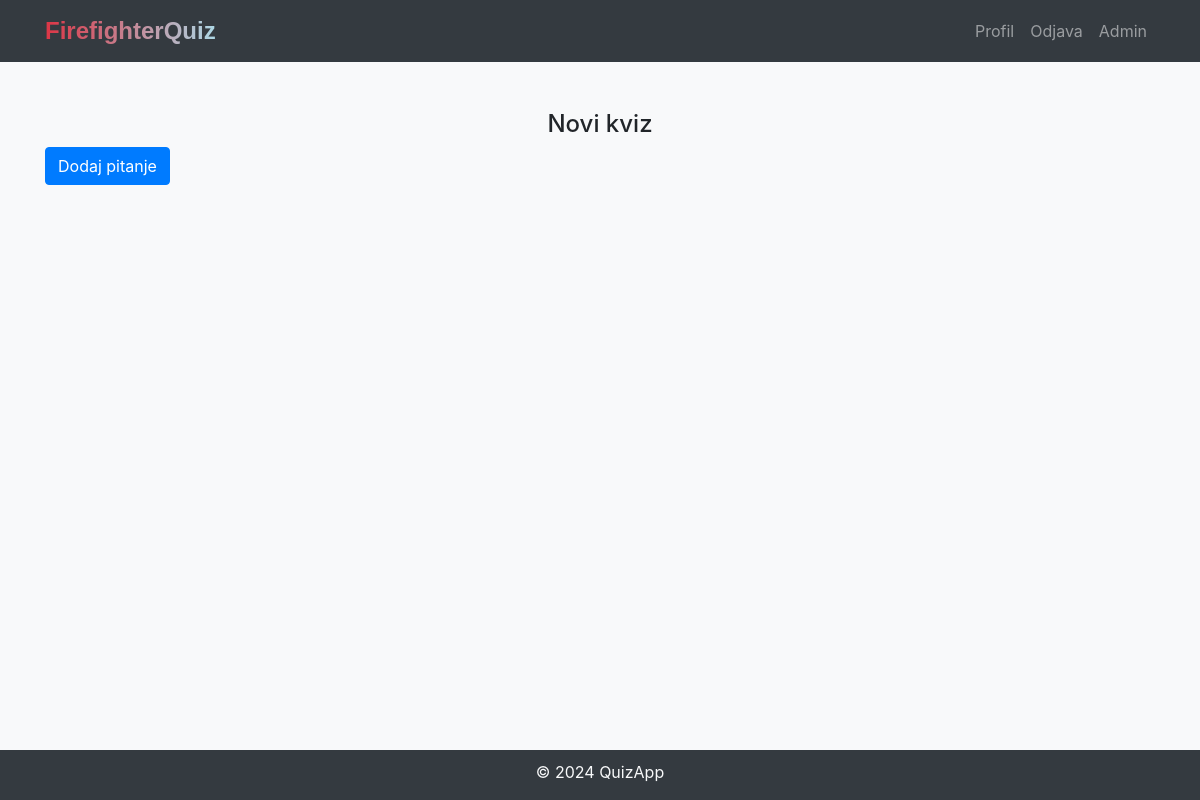
The page /list_questions/5 (signed in) on the database as committed earlier.
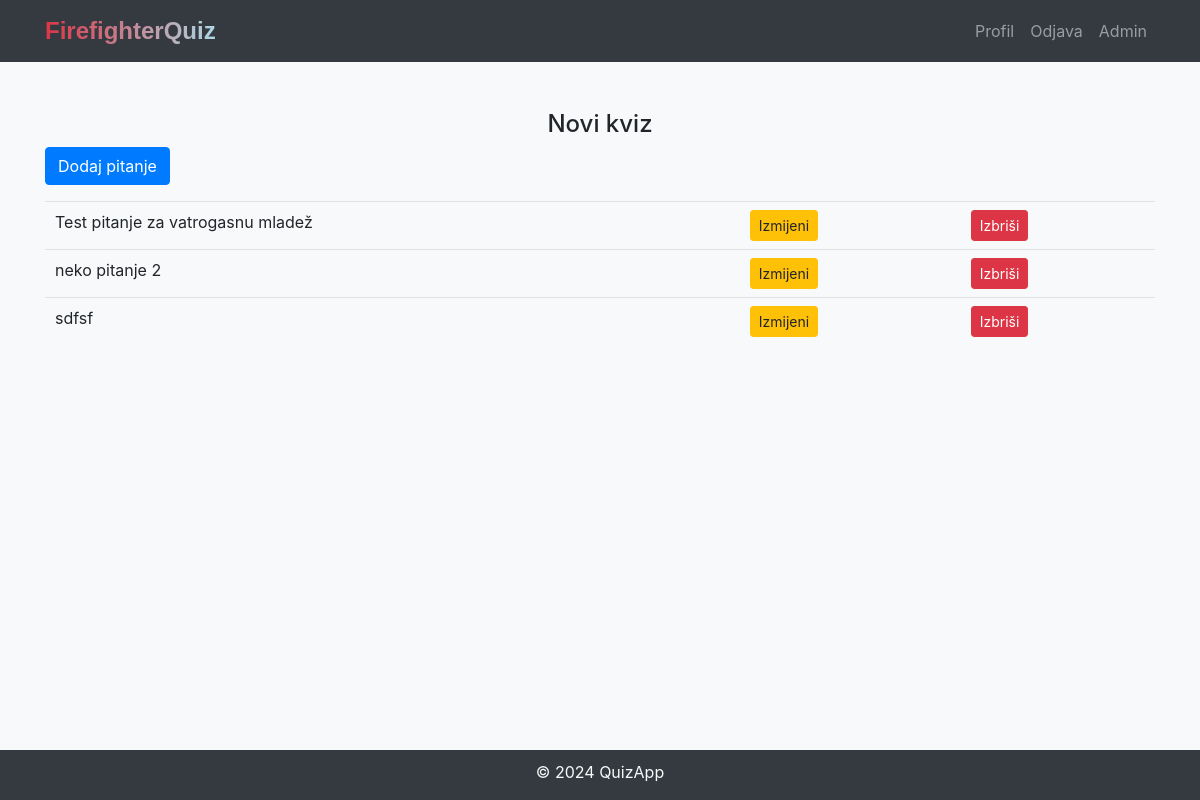
The same page on the database as committed later.
### models.py (models this page shows)
class Quiz(db.Model):
    id = db.Column(db.Integer, primary_key=True)
    quiz_name = db.Column(db.String(255), nullable=False)  # Ensure this matches your actual database column name
    questions = db.relationship('Question', backref='quiz', lazy=True)
    quiz_scores = db.relationship('QuizScore', backref='quiz', lazy=True)

class Question(db.Model):
    id = db.Column(db.Integer, primary_key=True)
    question_text = db.Column(db.String(255), nullable=False)
    quiz_id = db.Column(db.Integer, db.ForeignKey('quiz.id'), nullable=False)
    answers = db.relationship('Answer', backref='question', lazy=True)
    image_id = db.Column(db.Integer, db.ForeignKey('image.id'))

### views.py (the view)
@admin_app.route('/list_questions/<int:quiz_id>')
@login_required
def list_questions(quiz_id):
    questions = Question.query.filter_by(quiz_id=quiz_id).all()
    quiz_name = Quiz.query.get(quiz_id).quiz_name
    return render_template('admin/listQuestions.html', quiz_id=quiz_id, quiz_name=quiz_name, questions=questions)

### models.py (called while the page is built)
@login_manager.user_loader
def load_user(user_id):
    return User.query.get(int(user_id))

### templates/admin/listQuestions.html (shortened to what this page needs)
<!DOCTYPE html>
<html lang="en">
<head>
    <link rel="stylesheet" type="text/css" href="https://cdn.datatables.net/1.10.24/css/jquery.dataTables.css">
    <link rel="stylesheet" href="https://maxcdn.bootstrapcdn.com/bootstrap/4.5.2/css/bootstrap.min.css">
    <link rel="stylesheet" href="{{ url_for('static', filename='css/styles.css') }}">
</head>
<body class="bg-light">
{% include 'navbar.html' %}
<div class="container mt-5">
    <h4 class="text-center">{{ quiz_name }}</h4>
    <a href="{{ url_for('admin.add_question', quiz_id=quiz_id) }}" class="btn btn-primary mb-3">Dodaj pitanje</a>
    <table class="table" id="questionsTable">
        <tbody>
        {% for question in questions %}
            <tr>
                <td>{{ question.question_text }}</td>
                <td>
                    <a href="{{ url_for('admin.edit_question', quiz_id=quiz_id, question_id=question.id) }}" class="btn btn-warning btn-sm">Izmijeni</a>
                </td>
                <td>
                    <a href="{{ url_for('admin.delete_question', quiz_id=quiz_id, question_id=question.id) }}" class="btn btn-danger btn-sm">Izbriši</a>
                </td>
            </tr>
        {% endfor %}
        </tbody>
    </table>
</div>
{% include 'footer.html' %}
</body>
</html>

### templates/navbar.html (shortened to what this page needs)
<nav class="navbar navbar-expand-lg navbar-dark bg-dark">
    <div class="container">
        <a class="navbar-brand" href="{{ url_for('views.root') }}">
            <span class="app-logo">FirefighterQuiz</span>
        </a>
        <div class="collapse navbar-collapse" id="navbarNav">
            <ul class="navbar-nav ml-auto">
                {% if current_user.is_authenticated %}
                    <li class="nav-item">
                        <a class="nav-link" href="{{ url_for('views.profile') }}">Profil</a>
                    </li>
                    <li class="nav-item">
                        <a class="nav-link" href="{{ url_for('views.logout') }}">Odjava</a>
                    </li>
                    {% if current_user.is_admin %}
                        <li class="nav-item">
                            <a class="nav-link" href="{{ url_for('admin.admin_dashboard') }}">Admin</a>
                        </li>
                    {% endif %}
                {% endif %}
            </ul>
        </div>
    </div>
</nav>

### templates/footer.html
<footer class="footer fixed-bottom bg-dark text-light">
    <div class="container d-flex align-items-center justify-content-center" style="padding-top: 10px;">
        <p>&copy; 2024 QuizApp</p>
    </div>
</footer>

### static/css/styles.css (style rules this page uses)
.app-logo { font-family: 'Arial', sans-serif; font-size: 24px; font-weight: bold; color: #dc3545; background: linear-gradient(to right, #dc3545, lightblue); -webkit-background-clip: text; color: transparent; }
body { margin-bottom: 20px; }

Rows that differ between the two databases and show on the page:
added Question: question_text "Test pitanje za vatrogasnu mladež"
added Question: question_text "neko pitanje 2"
added Question: question_text "sdfsf"
